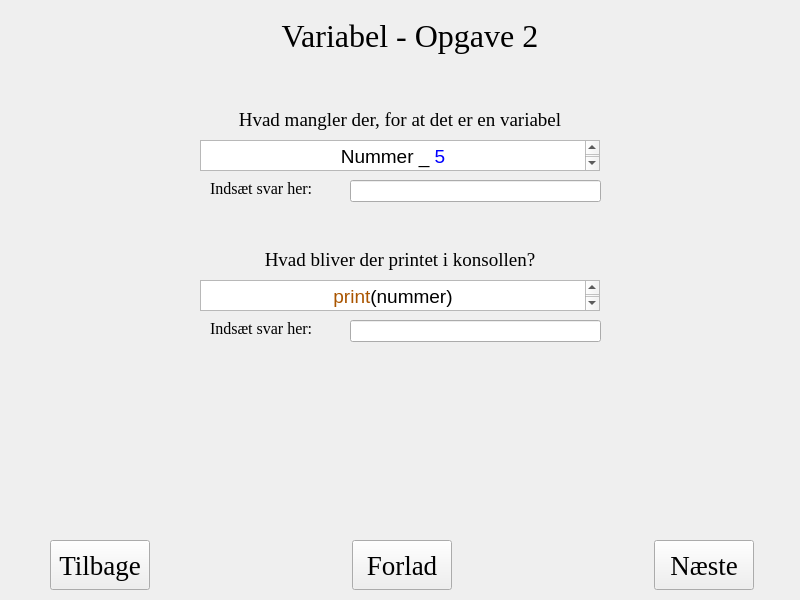
<?xml version="1.0" encoding="UTF-8"?>
<ui version="4.0">
 <class>Variabel</class>
 <widget class="QWidget" name="Variabel">
  <property name="geometry">
   <rect>
    <x>0</x>
    <y>0</y>
    <width>800</width>
    <height>600</height>
   </rect>
  </property>
  <property name="windowTitle">
   <string>Form</string>
  </property>
  <widget class="QLabel" name="label">
   <property name="geometry">
    <rect>
     <x>230</x>
     <y>10</y>
     <width>360</width>
     <height>51</height>
    </rect>
   </property>
   <property name="font">
    <font>
     <family>Times New Roman</family>
     <pointsize>24</pointsize>
    </font>
   </property>
   <property name="text">
    <string>Variabel - Opgave 2</string>
   </property>
   <property name="alignment">
    <set>Qt::AlignCenter</set>
   </property>
  </widget>
  <widget class="QPushButton" name="btnForlad">
   <property name="geometry">
    <rect>
     <x>352</x>
     <y>540</y>
     <width>100</width>
     <height>50</height>
    </rect>
   </property>
   <property name="font">
    <font>
     <family>Times New Roman</family>
     <pointsize>20</pointsize>
    </font>
   </property>
   <property name="text">
    <string>Forlad</string>
   </property>
  </widget>
  <widget class="QPushButton" name="btnNst">
   <property name="geometry">
    <rect>
     <x>654</x>
     <y>540</y>
     <width>100</width>
     <height>50</height>
    </rect>
   </property>
   <property name="font">
    <font>
     <family>Times New Roman</family>
     <pointsize>20</pointsize>
    </font>
   </property>
   <property name="text">
    <string>Næste</string>
   </property>
  </widget>
  <widget class="QPushButton" name="btnTilbage">
   <property name="geometry">
    <rect>
     <x>50</x>
     <y>540</y>
     <width>100</width>
     <height>50</height>
    </rect>
   </property>
   <property name="font">
    <font>
     <family>Times New Roman</family>
     <pointsize>20</pointsize>
    </font>
   </property>
   <property name="text">
    <string>Tilbage</string>
   </property>
  </widget>
  <widget class="QLabel" name="Lbl_Head_1">
   <property name="geometry">
    <rect>
     <x>200</x>
     <y>110</y>
     <width>400</width>
     <height>20</height>
    </rect>
   </property>
   <property name="font">
    <font>
     <family>Times New Roman</family>
     <pointsize>14</pointsize>
    </font>
   </property>
   <property name="text">
    <string>Hvad mangler der, for at det er en variabel</string>
   </property>
   <property name="alignment">
    <set>Qt::AlignCenter</set>
   </property>
  </widget>
  <widget class="QTextBrowser" name="textBrowser_1">
   <property name="geometry">
    <rect>
     <x>200</x>
     <y>140</y>
     <width>400</width>
     <height>31</height>
    </rect>
   </property>
   <property name="html">
    <string>&lt;!DOCTYPE HTML PUBLIC &quot;-//W3C//DTD HTML 4.0//EN&quot; &quot;http://www.w3.org/TR/REC-html40/strict.dtd&quot;&gt;
&lt;html&gt;&lt;head&gt;&lt;meta name=&quot;qrichtext&quot; content=&quot;1&quot; /&gt;&lt;style type=&quot;text/css&quot;&gt;
p, li { white-space: pre-wrap; }
&lt;/style&gt;&lt;/head&gt;&lt;body style=&quot; font-family:'MS Shell Dlg 2'; font-size:7.8pt; font-weight:400; font-style:normal;&quot;&gt;
&lt;p align=&quot;center&quot; style=&quot; margin-top:0px; margin-bottom:0px; margin-left:0px; margin-right:0px; -qt-block-indent:0; text-indent:0px;&quot;&gt;&lt;span style=&quot; font-size:14pt;&quot;&gt;Nummer _ &lt;/span&gt;&lt;span style=&quot; font-size:14pt; color:#0000ff;&quot;&gt;5&lt;/span&gt;&lt;/p&gt;&lt;/body&gt;&lt;/html&gt;</string>
   </property>
  </widget>
  <widget class="QLineEdit" name="Answer_1">
   <property name="geometry">
    <rect>
     <x>350</x>
     <y>180</y>
     <width>251</width>
     <height>22</height>
    </rect>
   </property>
  </widget>
  <widget class="QLabel" name="Lbl_answer_1">
   <property name="geometry">
    <rect>
     <x>210</x>
     <y>180</y>
     <width>131</width>
     <height>16</height>
    </rect>
   </property>
   <property name="font">
    <font>
     <family>Times New Roman</family>
     <pointsize>12</pointsize>
    </font>
   </property>
   <property name="text">
    <string>Indsæt svar her:</string>
   </property>
  </widget>
  <widget class="QLabel" name="Lbl_Head_2">
   <property name="geometry">
    <rect>
     <x>200</x>
     <y>250</y>
     <width>400</width>
     <height>20</height>
    </rect>
   </property>
   <property name="font">
    <font>
     <family>Times New Roman</family>
     <pointsize>14</pointsize>
    </font>
   </property>
   <property name="text">
    <string>Hvad bliver der printet i konsollen?</string>
   </property>
   <property name="alignment">
    <set>Qt::AlignCenter</set>
   </property>
  </widget>
  <widget class="QTextBrowser" name="textBrowser_2">
   <property name="geometry">
    <rect>
     <x>200</x>
     <y>280</y>
     <width>400</width>
     <height>31</height>
    </rect>
   </property>
   <property name="html">
    <string>&lt;!DOCTYPE HTML PUBLIC &quot;-//W3C//DTD HTML 4.0//EN&quot; &quot;http://www.w3.org/TR/REC-html40/strict.dtd&quot;&gt;
&lt;html&gt;&lt;head&gt;&lt;meta name=&quot;qrichtext&quot; content=&quot;1&quot; /&gt;&lt;style type=&quot;text/css&quot;&gt;
p, li { white-space: pre-wrap; }
&lt;/style&gt;&lt;/head&gt;&lt;body style=&quot; font-family:'MS Shell Dlg 2'; font-size:7.8pt; font-weight:400; font-style:normal;&quot;&gt;
&lt;p align=&quot;center&quot; style=&quot; margin-top:0px; margin-bottom:0px; margin-left:0px; margin-right:0px; -qt-block-indent:0; text-indent:0px;&quot;&gt;&lt;span style=&quot; font-size:14pt; color:#aa5500;&quot;&gt;print&lt;/span&gt;&lt;span style=&quot; font-size:14pt;&quot;&gt;(nummer)&lt;/span&gt;&lt;/p&gt;&lt;/body&gt;&lt;/html&gt;</string>
   </property>
  </widget>
  <widget class="QLabel" name="Lbl_answer_2">
   <property name="geometry">
    <rect>
     <x>210</x>
     <y>320</y>
     <width>131</width>
     <height>16</height>
    </rect>
   </property>
   <property name="font">
    <font>
     <family>Times New Roman</family>
     <pointsize>12</pointsize>
    </font>
   </property>
   <property name="text">
    <string>Indsæt svar her:</string>
   </property>
  </widget>
  <widget class="QLineEdit" name="Answer_2">
   <property name="geometry">
    <rect>
     <x>350</x>
     <y>320</y>
     <width>251</width>
     <height>22</height>
    </rect>
   </property>
  </widget>
 </widget>
 <resources/>
 <connections/>
</ui>
